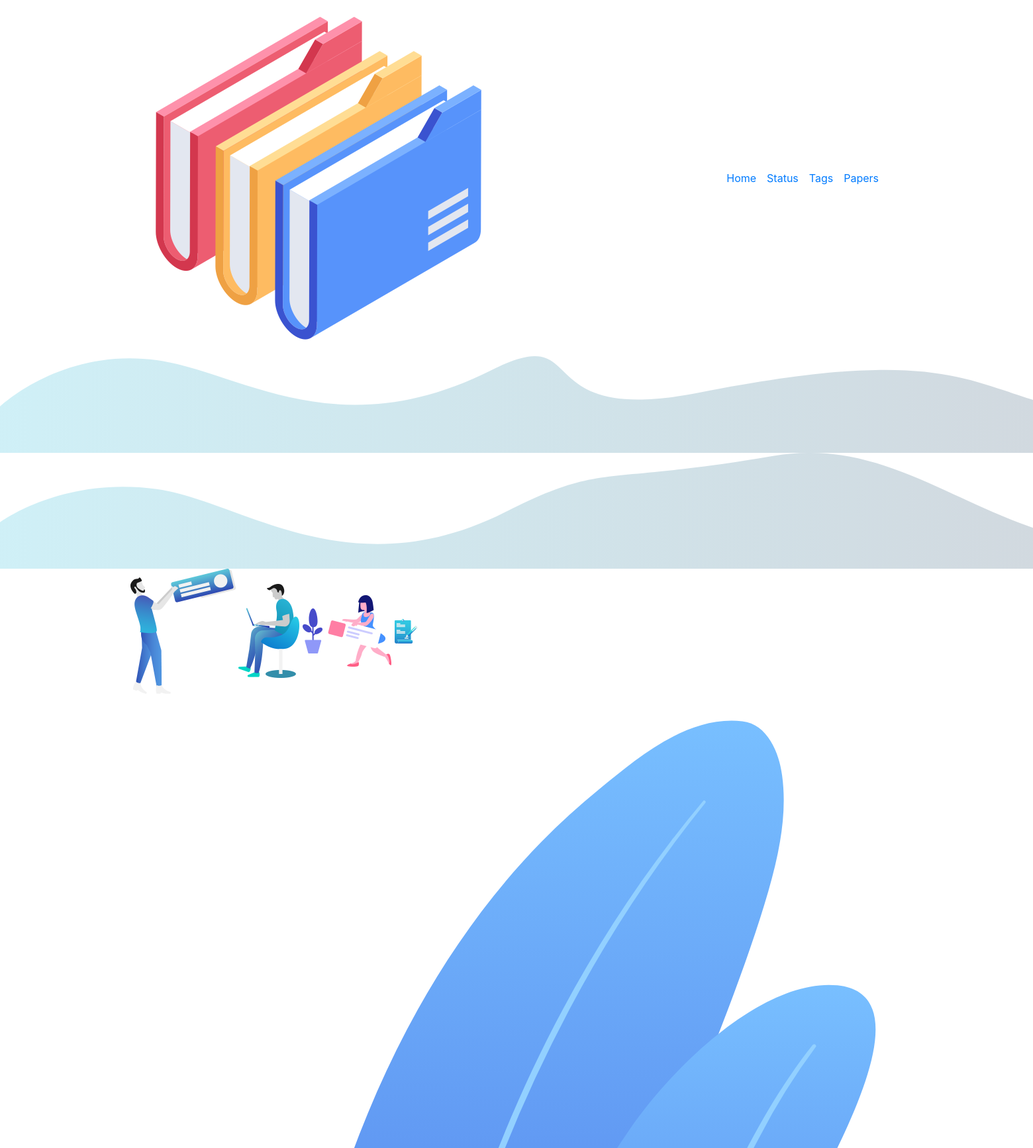
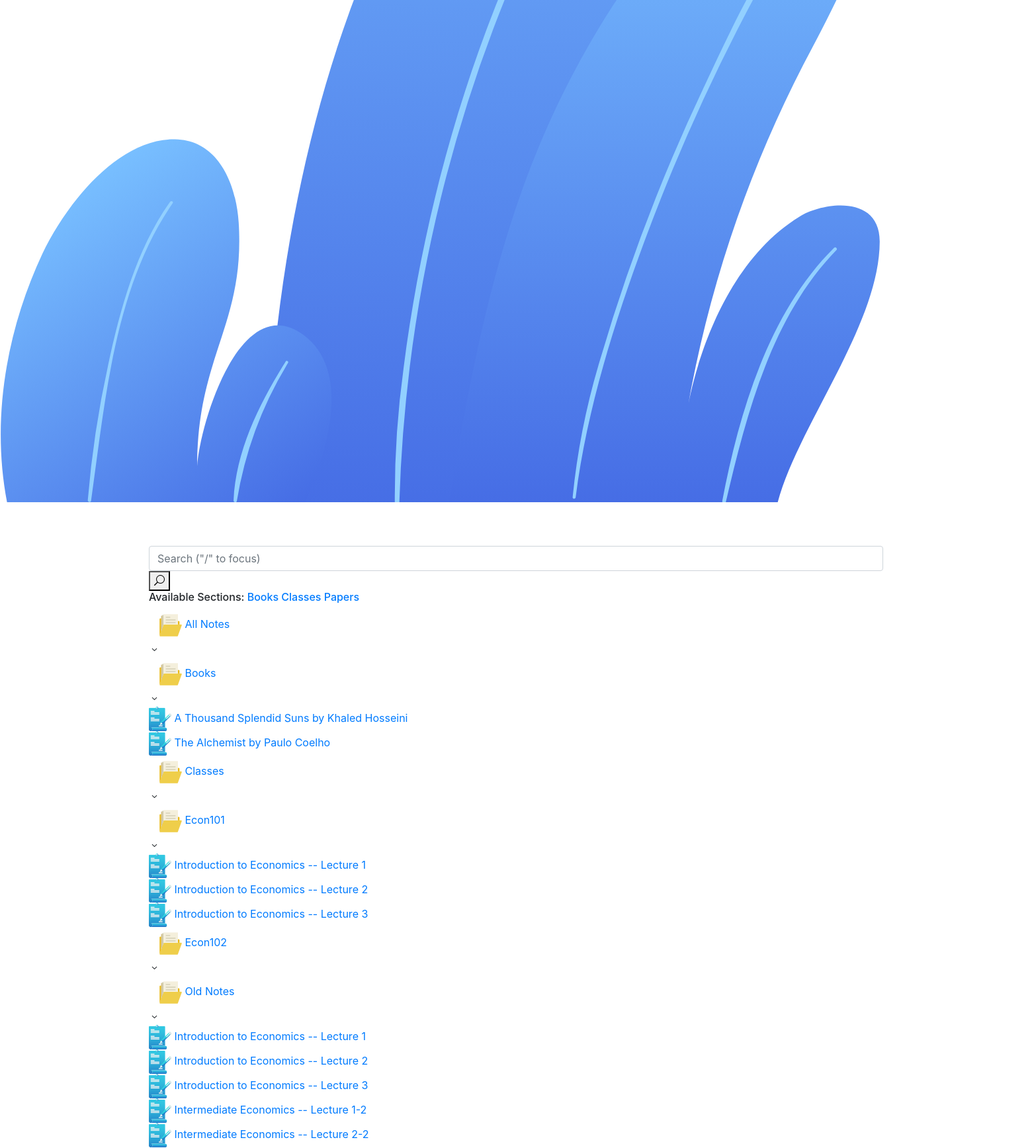
The app's page / (signed in, upper part) with its own data (2 pictures, top to bottom).
### notes/models.py (models this page shows, shortened)
class Type(models.Model):
    name = models.CharField(max_length=100)
    subfolders = models.JSONField() # The name of the Folder model instance will be included in the list will be in a list
    subfiles = models.JSONField() # The name of the subfiles will be in a list

class normalNotes(models.Model):
    name = models.CharField(max_length=250)
    note_type = models.ForeignKey(Type, on_delete=models.CASCADE)
    path = models.CharField(max_length=500)
    title = models.CharField(max_length=500)
    slug = models.SlugField(default="", max_length=600)
    status = models.CharField(max_length=200)
    tags = models.ManyToManyField(Tags, related_query_name="notes", related_name="note")
    parent_folder = models.ForeignKey(Folder, on_delete=models.CASCADE)
    date_modified = models.CharField(default=timezone.now, max_length=150)
    main_content = models.TextField()
    class Meta:
        verbose_name = "note"
    def get_url_path(self):
        parent_path = self.parent_folder.path.strip("/")
        slug = self.slug
        url = f"{parent_path}/{slug}"
        return url

### research_notes/views.py (the view)
# urls.py: path('', views.homepage, name='home'),
@login_required
def homepage(request):
    all_tags = Tags.objects.all()
    try:
        root_parent = Folder.objects.get(name="All Notes")
    except ObjectDoesNotExist:
        os.system("python research_notes/seed_database.py")
        root_parent = Folder.objects.get(name="All Notes")
    nav_html = root_parent.get_folder_tree()
    all_types = Type.objects.all()
    return render(request, 'home.html', {"nav_html": nav_html, "all_tags": all_tags, "all_types": all_types})

### notes/custom_context_processors.py (called while the page is built)
def tree_nav(request):
    root_parent = Folder.objects.get(name="All Notes")
    nav_html = root_parent.get_folder_tree()
    return {"full_nav": nav_html}

### notes/models.py (called while the page is built)
    def presentable_name(self):
        return self.name.replace('_', ' ').title()

    def get_all_subdirs(self):
        return self.subfolders + self.subfiles

    def get_url_path(self):
        if self.parent == None:
            url = "/"
        else:
            parent_path = self.parent.path.strip("/")
            slug = self.slug
            url = f"{parent_path}/{slug}"
            if self.parent == Folder.objects.get(name="All Notes") and self.parent.folder_type == None:
                url = slug
        return url

### templates/home.html (shortened to what this page needs)
{% extends 'base.html' %}
{% load static %}
{% block content %}
        <section class="doc_banner_area_one">
            <img class="dark" src="{% static 'img/home_one/wave_one.svg' %}" alt="">
            <img class="dark_two" src="{% static 'img/home_one/wave_two.svg' %}" alt="">
            <img class="p_absolute star_one" src="{% static 'img/home_one/star.png' %}" alt="">
            <img class="p_absolute star_two" src="{% static 'img/home_one/star.png' %}" alt="">
            <img class="p_absolute star_three" src="{% static 'img/home_one/star.png' %}" alt="">
            <img class="p_absolute one wow fadeInLeft" data-wow-delay="0.1s" src="{% static 'img/home_one/b_man.png' %}" alt="">
            <img class="p_absolute two wow fadeInRight" data-wow-delay="0.2s" src="{% static 'img/home_one/b_man_two.png' %}" alt="">
            <img class="p_absolute three wow fadeInUp" data-wow-delay="0.3s" src="{% static 'img/home_one/flower.png' %}" alt="">
            <img class="p_absolute four wow fadeInRight" data-wow-delay="0.4s" src="{% static 'img/home_one/girl_img.png' %}" alt="">
            <img class="p_absolute five wow fadeIn" data-wow-delay="0.5s" src="{% static 'img/home_one/file.png' %}" alt="">
            <img class="p_absolute bl_left" src="{% static 'img/v.svg' %}" alt="">
            <div class="container">
                <div class="doc_banner_text">
                    <h3 class="wow fadeInUp text-white" data-wow-delay="0.3s">Search For A Note</h3>
                    <form action="{% url 'search' %}" class="banner_search_form">
                        <input name="search_input" type="search" class="form-control" placeholder='Search ("/" to focus)'>
                        <button type="submit"><i class="icon_search"></i></button>
                    </form>
                    <h6>
                        <span>Available Sections:</span>
                        {% for type in all_types %}
                            <a style="text-transform: capitalize" href="{% url 'show-content' type.name %}">{{ type.name }}</a>
                        {% endfor %}
                    </h6>
                </div>
            </div>
        </section>
        <section class="doc_features_area_one">
            <div class="container">
                <ul class="list-unstyled nav-sidebar" style="overflow: auto">
                    <li class='nav-item subfolder active mx-auto'>
                        <a href='#' class='nav-link'>
                            <img class="flat-icon" src="{% static 'img/side-nav/folder.png' %}" alt='folder'>
                            All Notes
                        </a>
                        <span class='icon'><i class='arrow_carrot-down'></i></span>
                        <ul class='list-unstyled dropdown_nav'>
                            {% autoescape off %}
                                {{ nav_html }}
                            {% endautoescape %}
                        </ul>
                    </li>
                </ul>
            </div>
        </section>
{% endblock content %}

### templates/base.html (shortened to what this page needs)
{% load static %}
<!doctype html>
<html lang="en">
<head>
    <link rel="stylesheet" href="{% static 'assets/bootstrap/css/bootstrap.min.css' %}">
    <link rel="stylesheet" href="{% static 'assets/slick/slick.css' %}">
    <link rel="stylesheet" href="{% static 'assets/slick/slick-theme.css' %}">
    <link rel="stylesheet" href="{% static 'assets/elagent-icon/style.css' %}">
    <link rel="stylesheet" href="{% static 'assets/animation/animate.css' %}">
    <link rel="stylesheet" href="{% static 'css/style.css' %}">
    <link rel="stylesheet" href="{% static 'css/responsive.css' %}">
</head>
<body data-scroll-animation="true">
    <div class="body_wrapper">
        <nav class="navbar navbar-expand-lg menu_one" id="sticky">
            <div class="container">
                <a class="navbar-brand sticky_logo" href="{% url 'home' %}">
                    <div class="d-flex align-items-center">
                        <img class='logo-img mr-3' src="{% static 'img/my-static/folders.png' %}" srcset="{% static 'img/my-static/folders.png' %} 2x" alt="logo">
                        <h5 class="m-0 text-white">Personal Notes</h5>
                    </div>
                </a>
                <div class="collapse navbar-collapse" id="navbarSupportedContent">
                    <ul class="navbar-nav menu ml-auto">
                        <li class="nav-item dropdown submenu active">
                            <a href="{% url 'home' %}" class="nav-link">Home</a>
                        </li>
                        <li class="nav-item tab-demo">
                            <a href="{% url 'all_statuses' %}" class="nav-link">
                                Status
                            </a>
                        </li>
                        <li class="nav-item">
                            <a class="nav-link" href="{% url 'all_tags' %}">
                                Tags
                            </a>
                        </li>
                        <li class="nav-item">
                            <a class="nav-link" href="{% url 'show-content' 'papers' %}">
                                Papers
                            </a>
                        </li>
                    </ul>
                </div>
            </div>
        </nav>
        {% block content %}
        {% endblock content %}
    </div>
</body>
</html>

### records on screen
Type: name "Books"
Type: name "Classes"
Type: name "Papers"
normalNotes: title (picture), title "Books A Thousand Splendid Suns by Khaled Hosseini The Alchemist by Paulo Coelho Classes Econ101 Introduction to Economics -- Lecture 1 Introduction to Economics -- Lecture 2 Introduction to Economics -- Lecture 3 Econ102 Old Notes Introduction to Economics -- Lecture 1 Introduction to Economics -- Lecture 2 Introduction to Economics -- Lecture 3 Intermediate Economics -- Lecture 1-2 Intermediate Economics -- Lecture 2-2"
